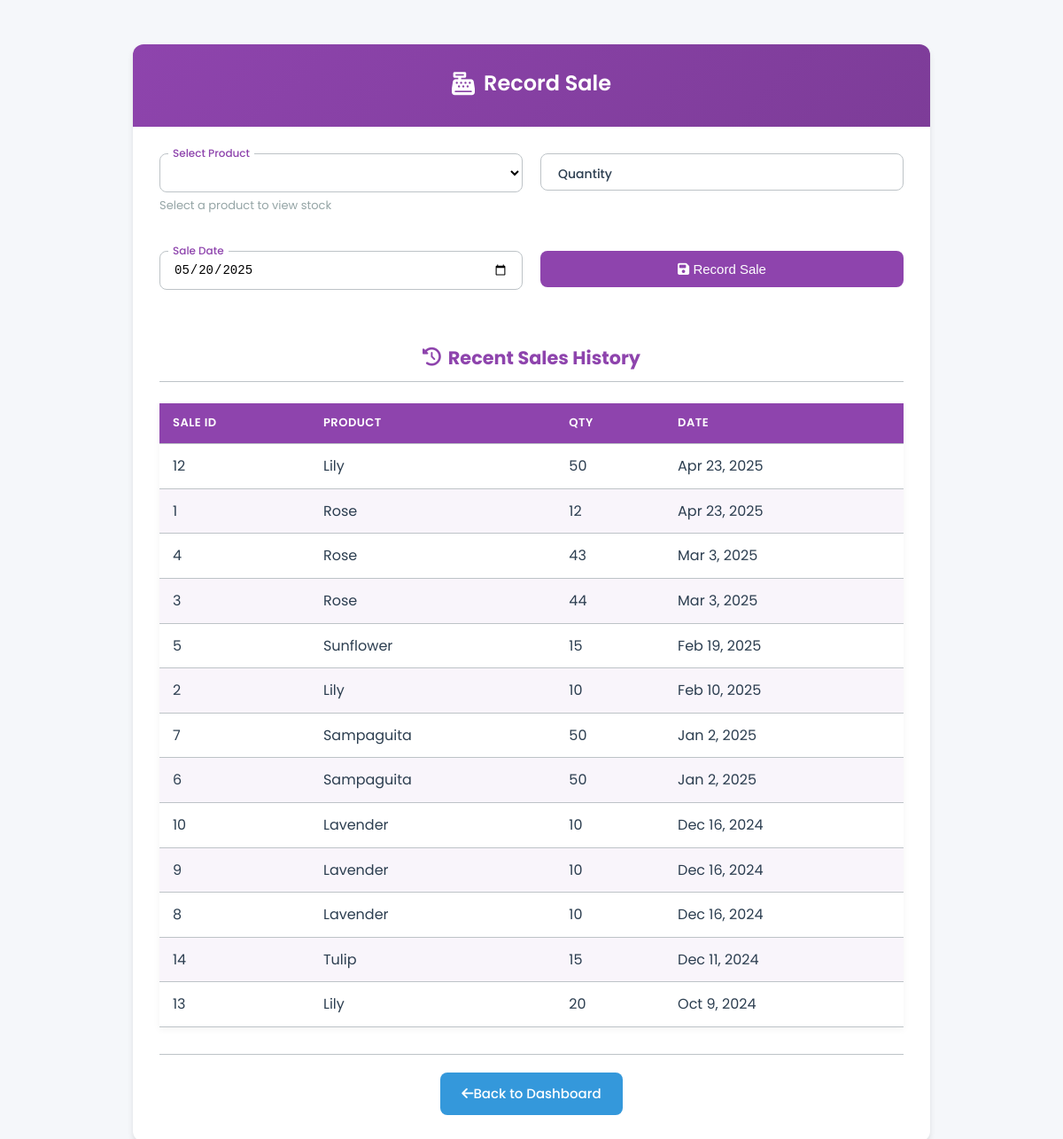
The app's page /dashboard/record_sale.php with its own data.
### tables this page shows
CREATE TABLE `sales` (
  `id` int(11) NOT NULL,
  `product_id` int(11) DEFAULT NULL,
  `quantity` int(11) NOT NULL,
  `sale_date` date NOT NULL
);

CREATE TABLE `product` (
  `flower_id` int(11) NOT NULL,
  `name` varchar(255) NOT NULL,
  `description` text DEFAULT NULL,
  `price` decimal(10,2) NOT NULL,
  `quantity` int(11) DEFAULT NULL,
  `size` varchar(255) NOT NULL,
  `color` varchar(255) NOT NULL,
  `available` int(11) NOT NULL,
  `image_url` varchar(255) NOT NULL
);

### dashboard/record_sale.php (the view, shortened to what this page needs)
<?php
include 'db.php';
$products = $conn->query("SELECT flower_id, name, quantity FROM product");
$sales_history = $conn->query("
    SELECT s.id, p.name AS product_name, s.quantity, s.sale_date
    FROM sales s
    JOIN product p ON s.product_id = p.flower_id
    ORDER BY s.sale_date DESC, s.id DESC
    LIMIT 20
");
?>
<!DOCTYPE html>
<html lang="en">
<head>
    <link rel="stylesheet" href="https://cdnjs.cloudflare.com/ajax/libs/font-awesome/6.4.0/css/all.min.css">
</head>
<body>
    <div class="container">
        <div class="header">
            <h1><i class="fas fa-cash-register"></i> Record Sale</h1>
        </div>
        <div class="form-container">
            <form method="post" onsubmit="return confirmSale()">
                <div class="form-row">
                    <div class="form-group floating-label-group">
                        <select name="product_id" id="product_id" class="floating-input" required>
                            <option value="" disabled selected></option>
                            <?php while ($row = $products->fetch_assoc()): ?>
                                <option value="<?= $row['flower_id'] ?>">
                                </option>
                            <?php endwhile; ?>
                        </select>
                        <label class="floating-label">Select Product</label>
                        <div id="stock-display" class="stock-info">Select a product to view stock</div>
                    </div>
                    <div class="form-group floating-label-group">
                        <input type="number" name="quantity" id="quantity" class="floating-input" placeholder=" " min="1" required>
                        <label class="floating-label">Quantity</label>
                    </div>
                </div>
                <div class="form-row">
                    <div class="form-group floating-label-group">
                        <input type="date" name="sale_date" id="sale_date" class="floating-input" placeholder=" " required>
                        <label class="floating-label">Sale Date</label>
                    </div>
                    <div class="form-group">
                        <button type="submit" class="btn btn-primary btn-block">
                            <i class="fas fa-save"></i> Record Sale
                        </button>
                    </div>
                </div>
            </form>
            <h3 class="section-title"><i class="fas fa-history"></i> Recent Sales History</h3>
            <table>
                <thead>
                    <tr>
                        <th>Sale ID</th>
                        <th>Product</th>
                        <th>Qty</th>
                        <th>Date</th>
                    </tr>
                </thead>
                <tbody>
                    <?php while ($sale = $sales_history->fetch_assoc()): ?>
                        <tr>
                            <td><?= $sale['id'] ?></td>
                            <td><?= htmlspecialchars($sale['product_name']) ?></td>
                            <td><?= $sale['quantity'] ?></td>
                            <td><?= date('M j, Y', strtotime($sale['sale_date'])) ?></td>
                        </tr>
                    <?php endwhile; ?>
                </tbody>
            </table>
            <div class="footer">
                <a href="dashboard.php" class="btn btn-secondary">
                    <i class="fas fa-arrow-left"></i> Back to Dashboard
                </a>
            </div>
        </div>
    </div>
</body>
</html>

### dashboard/record_sale.php (style rules this page uses)
:root { --primary: #8e44ad; --primary-light: #9b59b6; --primary-dark: #7d3c98; --secondary: #3498db; --secondary-light: #5dade2; --error: #e74c3c; --success: #2ecc71; --warning: #f39c12; --dark: #2c3e50; --light: #ecf0f1; --gray: #95a5a6; --light-gray: #bdc3c7; --white: #ffffff; --shadow: 0 4px 6px rgba(0, 0, 0, 0.1); --transition: all 0.3s ease; }
* { margin: 0; padding: 0; box-sizing: border-box; }
body { font-family: 'Poppins', sans-serif; background-color: #f5f7fa; color: var(--dark); line-height: 1.6; padding: 20px; }
.container { max-width: 900px; margin: 30px auto; background: var(--white); border-radius: 12px; box-shadow: var(--shadow); overflow: hidden; padding: 0; }
.header { background: linear-gradient(135deg, var(--primary), var(--primary-dark)); color: var(--white); padding: 25px 30px; text-align: center; position: relative; }
.header h1 { font-size: 24px; font-weight: 600; margin-bottom: 5px; display: flex; align-items: center; justify-content: center; gap: 10px; }
.header i { font-size: 26px; }
.form-container { padding: 30px; }
form { display: flex; flex-direction: column; gap: 20px; }
.form-row { display: flex; gap: 20px; }
.form-group { flex: 1; position: relative; }
.form-group label { display: block; margin-bottom: 8px; font-weight: 500; color: var(--dark); font-size: 14px; }
.btn { display: inline-flex; align-items: center; justify-content: center; padding: 12px 24px; border-radius: 8px; font-weight: 500; font-size: 15px; cursor: pointer; transition: var(--transition); border: none; text-decoration: none; }
.btn-primary { background-color: var(--primary); color: var(--white); }
.btn-secondary { background-color: var(--secondary); color: var(--white); }
.btn-block { display: block; width: 100%; }
.section-title { margin: 2.5rem 0 1rem; font-size: 1.3rem; color: var(--primary); display: flex; align-items: center; justify-content: center; gap: 0.5rem; padding-bottom: 10px; border-bottom: 1px solid var(--light-gray); }
table { width: 100%; border-collapse: collapse; margin-top: 1.5rem; box-shadow: 0 2px 8px rgba(0, 0, 0, 0.05); }
table th, table td { padding: 12px 15px; text-align: left; border-bottom: 1px solid var(--light-gray); }
table th { background-color: var(--primary); color: white; font-weight: 600; text-transform: uppercase; font-size: 13px; letter-spacing: 0.5px; }
table tr:nth-child(even) { background-color: rgba(142, 68, 173, 0.05); }
.footer { text-align: center; margin-top: 30px; padding-top: 20px; border-top: 1px solid var(--light-gray); }
.stock-info { font-size: 13px; color: var(--gray); margin-top: 5px; font-weight: 400; }
.floating-label-group { position: relative; margin-bottom: 20px; }
.floating-label { position: absolute; pointer-events: none; left: 15px; top: 12px; transition: var(--transition); background: var(--white); padding: 0 5px; color: var(--gray); font-size: 14px; }
.floating-input:focus~.floating-label, .floating-input:not(:placeholder-shown)~.floating-label { top: -10px; left: 10px; font-size: 12px; color: var(--primary); background: var(--white); }
.floating-input { width: 100%; padding: 12px 15px; border: 1px solid var(--light-gray); border-radius: 8px; font-size: 14px; transition: var(--transition); background-color: var(--white); }

### records on screen
sales: id "12", product.name "Lily", quantity "50", sale_date "Apr 23, 2025"
sales: id "1", product.name "Rose", quantity "12", sale_date "Apr 23, 2025"
sales: id "4", product.name "Rose", quantity "43", sale_date "Mar 3, 2025"
sales: id "3", product.name "Rose", quantity "44", sale_date "Mar 3, 2025"
sales: id "5", product.name "Sunflower", quantity "15", sale_date "Feb 19, 2025"
sales: id "2", product.name "Lily", quantity "10", sale_date "Feb 10, 2025"
sales: id "7", product.name "Sampaguita", quantity "50", sale_date "Jan 2, 2025"
sales: id "6", product.name "Sampaguita", quantity "50", sale_date "Jan 2, 2025"
sales: id "10", product.name "Lavender", quantity "10", sale_date "Dec 16, 2024"
sales: id "9", product.name "Lavender", quantity "10", sale_date "Dec 16, 2024"
sales: id "8", product.name "Lavender", quantity "10", sale_date "Dec 16, 2024"
sales: id "14", product.name "Tulip", quantity "15", sale_date "Dec 11, 2024"
sales: id "13", product.name "Lily", quantity "20", sale_date "Oct 9, 2024"
